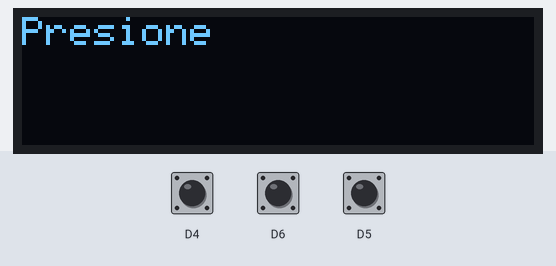
A sketch run on a simulated ESP8266 (NodeMCU). Shown: 128×32 one-colour display. The test bench sets the inputs (shaded band); at power-on: D4 HIGH, D6 HIGH, D5 HIGH.

Above: at 2.3 s.
2.4 s: D4 pulled LOW for 0.65 s
At 4.0 s:
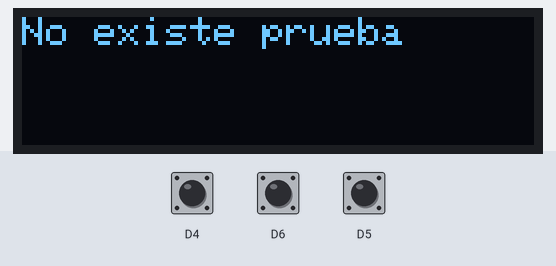
6.1 s: D6 pulled LOW for 3.2 s
At 7.6 s:
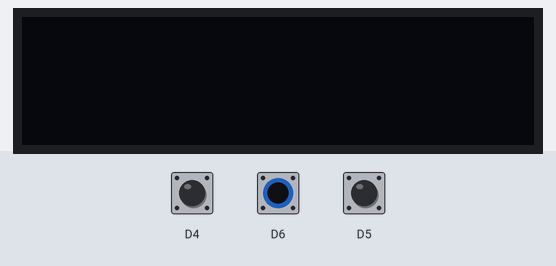
12.4 s: D5 pulled LOW for 0.65 s
At 14.2 s:
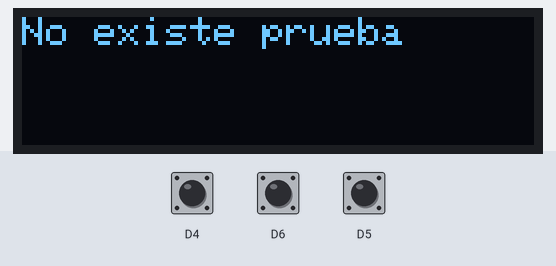
Timing chart, 0 to 15.7 s (numbered marks = the images above; inputs shaded):
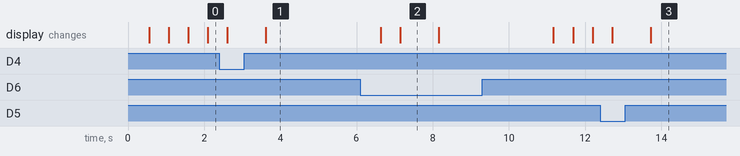

Measured:
- after the input at 2.4 s, the display: first changes after 0.21 s (image 1 shows a later state)
- after the input at 6.1 s, the display: first differs from a run without the input after 1.0 s (image 2)
- after the input at 12.4 s, the display: first changes after 0.31 s (image 3 shows a later state)
- what the display in image 2 shows lasts 1.1 s, from 7.1 s to 8.2 s

The sketch:

TestA.ino
```cpp
#include <Adafruit_GFX.h>
#include <Adafruit_SSD1306.h>
//Pantalla 128x32 bits posibles coordenadas de impresiòn 127x31

#define OLED_RESET 0  // GPIO0
Adafruit_SSD1306 OLED(OLED_RESET);

//Global variables
int surveyStatus=0;
//

// Button pin definitions

#define BUTTON_A D6
#define BUTTON_B D5
#define BUTTON_C D4
#define BUTTON_D D3
int CHOICE_NONE= 0;
#define CHOICE_A 1
#define CHOICE_B 2
#define CHOICE_C 3
#define CHOICE_D 4

void setup()   {
  OLED.begin();
  OLED.clearDisplay();

  //Add stuff into the 'display buffer'
  OLED.setTextWrap(false);
  OLED.setTextSize(1);
  OLED.setTextColor(WHITE);
 //OLED.startscrollleft(0x00, 0x0F); //make display scroll

  pinMode(D6, INPUT_PULLUP);
  pinMode(D5, INPUT_PULLUP);
  pinMode(D4, INPUT_PULLUP);
  pinMode(D3, INPUT_PULLUP);

}


void loop() {

 /*OLED.setCursor(0,0);
   OLED.println("Existe prueba");
   OLED.display(); //output 'display buffer' to screen
   delay(1000);
   OLED.clearDisplay();*/
 attractMode(); // Blink lights while waiting for user to press a button
 whiteBlackScreen(); //Puts the screen white and black
 if (surveyStatus==1){
   OLED.setCursor(0,0);
   OLED.println("Existe prueba");
   OLED.display(); //output 'display buffer' to screen
   delay(3000);
   OLED.clearDisplay();
 }
 else{
   OLED.setCursor(0,0);
   OLED.println("No existe prueba");
   OLED.display(); //output 'display buffer' to screen
   delay(3000);
   OLED.clearDisplay();
 }


}

void printPluscleanScreen (String msg)
 {
   OLED.setCursor(0,0);
   OLED.println(msg);
   OLED.display(); //output 'display buffer' to screen
   delay(500);
   OLED.clearDisplay();
 }

 int checkButton(void)
{
 if (digitalRead(D6) == 0) return(1);
 else if (digitalRead(D5) == 0) return(2);
 else if (digitalRead(D4) == 0) return(3);
 else if (digitalRead(D3) == 0) return(4);

 return(CHOICE_NONE); // If no button is pressed, return none
}

void whiteBlackScreen(void)
{
  OLED.setTextColor(WHITE);
  OLED.display(); //output 'display buffer' to screen
  delay(1000);
  OLED.clearDisplay();
}

 void attractMode(void)
{
 while(1)
 {
   printPluscleanScreen("Presione");
   if (checkButton() != CHOICE_NONE) return;

   printPluscleanScreen("Presione un");
   if (checkButton() != CHOICE_NONE) return;

   printPluscleanScreen("Presione un boton");
   if (checkButton() != CHOICE_NONE) return;

   printPluscleanScreen("Presione un boton!");
   if (checkButton() != CHOICE_NONE) return;
 }
}
```
